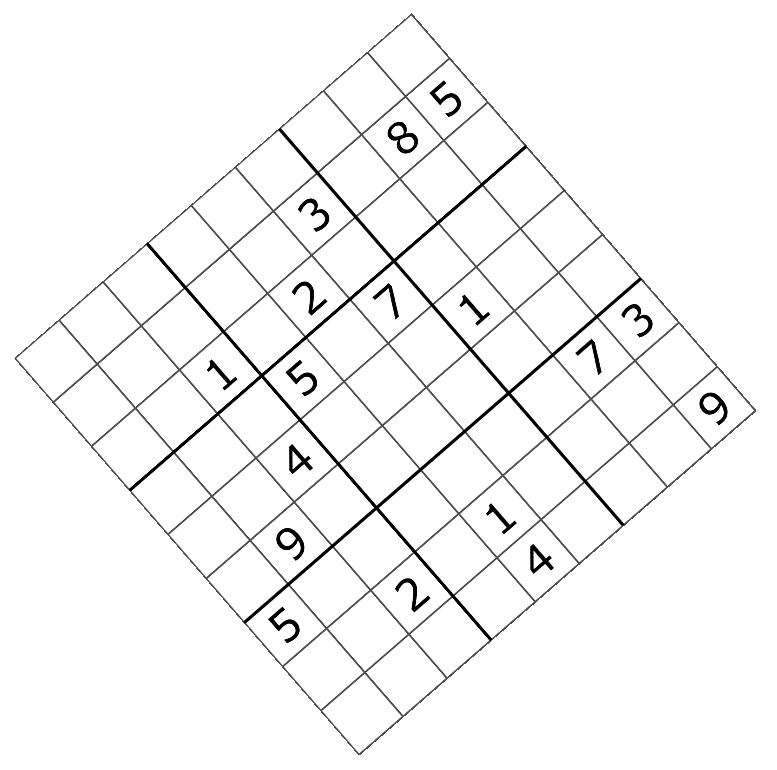
#> input picture SudokuSolver/ressources/SudokuImages/Sudoku_test.png, 777 x 770 px; its folder holds only this picture in this run
$ python -i Grid.py   (imports and definitions only)   (older library calls are emulated)
#> lines starting #> are read from the running program, lines starting #| are printed output that depends on the picture; after the words box and inside, x2 and y2 are one past the last pixel; in counts of white or black regions, pixels touching at a corner belong together
### SudokuSolver/GridPart.py
from abc import ABC, abstractmethod
from Cell import CellState

import numpy as np

# =============================================================================
# ABSTRACT OBJECT GridPart
# =============================================================================
class GridPart(ABC):
    """
    Constructor:
        INPUTS :    cellArray : array of the Cell objects in the GridPart
                    index : the index of the GridPart
    """
    def __init__(self, cellArray, index):
        self._index = index                                             # index of the GridePart
        self._digitsFound = [False for _ in range(9)]                   # boolean array of digits founds
        self._cells = cellArray                                         # array of the Cells in the GripPart

    # =============================================================================
    # Set and Get methods used to interact with the fields of the Line object
    # =============================================================================
    """
    Set method that refresh the boolean array of digits found of the Line
    """
    # [6 lines left out: function refreshDigitsFound, not called in this run]
    """
    Set method that refresh the boolean array of potential values of every Cell of the Line
    """
    def refreshPotentials(self):
        for cell in self._cells:
            cell.refreshPotentials()
    """
    Get method that returns if the digit specified is already found in the Line
        INPUT :     digit : digit to test
        OUTPUT :    bool : True if the digit is found in the Line
    """
    def isFound(self, digit):
        return self._digitsFound[digit-1]

    """
    [ASTRACT] Get method that returns the values of the GridPart as a string
    """
    @abstractmethod
    def toString(self):
        pass

    # =============================================================================
    # Method used to solve the grid using the "One-possibility resolution" method (logical solution)
    # =============================================================================
    """
    Method searching for Cells that have only one potential digit or digits that are potentially in only one Cell
        OUTPUT :    improvement : True if the method managed to get an improvement on the reslution of the Grid
    """
    # [20 lines left out: function solve, not called in this run]


# =============================================================================
# OBJECT Line
# =============================================================================
class Line(GridPart):
    """
    Constructor:
        INPUTS :    cells : the Cell array of the Grid
                    index : index of the Line in the Grid
    """
    def __init__(self, cells, index):
        cell_array = np.array([cells[index,c] for c in range(9)])       # array of the Cells in the Line
        super().__init__(cell_array, index)
        for cell in self._cells:
            cell.setLine(self)                                          # indicate to the cells to which Line they belong

    """
    Get method that returns the values of the Line as a string
        OUTPUT :    string : the string version of the Line
    """
    # [11 lines left out: function toString, not called in this run]


# =============================================================================
# OBJECT Column
# =============================================================================
class Column(GridPart):
    """
    Constructor:
        INPUTS :    cells : the Cell array of the Grid
                    index : index of the Column in the Grid
    """
    def __init__(self, cells, index):
        cell_array = np.array([cells[l,index] for l in range(9)])       # array of the Cells in the Column
        super().__init__(cell_array, index)
        for cell in self._cells:
            cell.setColumn(self)                                        # indicate to the cells to which column they belong

    """
    Get method that returns the values of the Column as a string
        OUTPUT :    string : the string version of the Column
    """
    # [11 lines left out: function toString, not called in this run]


# =============================================================================
# OBJECT Square
# =============================================================================
class Square(GridPart):
    """
    Constructor:
        INPUTS :    cells : the Cell array of the Grid
                    index : index of the Square in the Grid
    """
    def __init__(self, cells, index):
        cell_array = np.array([cells[3 *(index//3)+k//3, 3*(index%3)+k%3] for k in range(9)])       # array of the Cells in the Square
        super().__init__(cell_array, index)
        for cell in self._cells:
            cell.setSquare(self)                                                                    # indicate to the cells to which square they belong

    """
    Get method that returns the values of the Square as a string
        OUTPUT :    string : the string version of the Column
    """
    # [15 lines left out: function toString, not called in this run]

### SudokuSolver/Cell.py
from enum import Enum
import numpy as np
import cv2 as cv

# =============================================================================
# ENUMERATION Cell State
# =============================================================================
class CellState(Enum):
    INITIAL = 1
    LOCKED = 2
    UNLOCKED = 3

# =============================================================================
# OBJECT Cell
# =============================================================================
class Cell:
    """
    Constructor:
        INPUTS :    l : the line of the Cell in the Grid
                    c : the column of the Cell in the Grid
                    grid : the Grid object to which the Cell belongs
    """
    def __init__(self, l, c, grid):
        self._state = CellState.UNLOCKED                        # state of the cell : INITIAL, LOCKED or UNLOCKED
        self._value = 0                                         # value of the cell 1->9
        self._potentials = [True for _ in range(9)]             # boolean array of potential values
        self._image = np.zeros((28,28),dtype=np.uint8)          # input image of the cell
        self._imageBoundingBox = None                           # Bounding box of the image : [hstart, wstart, hend, wend]
        self._output_image = np.zeros((28,28),dtype=np.uint8)   # output image of the cell
        self._orientation = None                                # counterclockwise orientation of the grid : 0:0°, 1:90°, 2:180°, 3:270°
        self._l = l                                             # line of the cell 0->8
        self._c = c                                             # column of the cell 0->8
        self._line = None                                       # Line object containing the cell
        self._column = None                                     # Column object containing the cell
        self._square = None                                     # Square object containing the cell
        self._grid = grid                                       # Grid object containing the cell

    # =============================================================================
    # Set and Get methods used to interact with the fields of the Cell object
    # =============================================================================
    """
    Set method for the _line field of the Cell
        INPUT :     line : the Line object to which the Cell belongs
    """
    def setLine(self, line):
        self._line = line

    """
    Set method for the _column field of the Cell
        INPUT :     column : the Column object to which the Cell belongs
    """
    def setColumn(self, column):
        self._column = column

    """
    Set method for the _square field of the Cell
        INPUT :     square : the Square object to which the Cell belongs
    """
    def setSquare(self, square):
        self._square = square

    """
    Set method for the _image field of the Cell
        INPUTS :    image : the image to set to the Cell
                    boundingBox : the bounding box of the image
    """
    # [4 lines left out: function setImage, not called in this run]

    """
    Get method that returns the list of potential digits of the Cell
        OUTPUT :    potentialDigits : list of potential digits of the Cell
    """
    # [6 lines left out: function getPotentialDigits, not called in this run]

    """
    Get method that returns if the digit specified is a potential digit of the Cell
        INPUT :     digit : the digit to test
        OUTPUT :    bool : True is the digit is a potential digit of the Cell
    """
    def isPotential(self, digit):
        return self._potentials[digit-1]

    """
    Get method that returns the next Cell of the grid or None if the end of the Grid is reached
        OUTPUT :    Cell : the next cell of the Grid, None if the end of the Grid
    """
    # [8 lines left out: function getNextCell, not called in this run]

    """
    Set method that refresh the boolean array of potential values of the Cell
    """
    # [6 lines left out: function refreshPotentials, not called in this run]

    """
    Get method that returns the value of the Cell as an image given the digit images provided
        INPUT :     digitsImages : array of 9 images, one for each value
        OUTPUTS :   self._output_image : the value of the Cell as a blue image
                    self._imageBoundingBox : the bounding box of the image
    """
    # [22 lines left out: function toImage, not called in this run]

    # =============================================================================
    # Predict Digits
    # =============================================================================
    """
    Method used to predict the value of a digit based on the image and the model provided to it
       INPUTS :     model : model used for the classification of digits
                    orientation(=None) : orientation of the grid, if None, test all 90° rotations
       OUTPUTS :    orientation : returns the predicted orientation of the cell, None if the value is 0 (i.e. the cell is empty)
    """
    # [27 lines left out: function predictDigit, not called in this run]

    # =============================================================================
    #     Methods of the "One-possibility resolution" method (logical solution)
    # =============================================================================
    """
    Method that locks the Cell to a given value then refresh the digit found and potentials of the whole grid
        INPUT :     value : value to which lock the Cell
        OUTPUT :    bool : True if the Cell was correctly locked
    """
    # [10 lines left out: function lockTo, not called in this run]

    # =============================================================================
    #     Methods of the "Track resolution" method (brute force)
    # =============================================================================
    """
    Method that iterates the "Track resolution" method
        OUTPUT :    True if the track is finished (end of the track)
                    False if the track cannot be finished with the previous Cell's values (backtrack)
    """
    # [27 lines left out: function track, not called in this run]

### SudokuSolver/Grid.py
import numpy as np
import cv2 as cv
from Cell import Cell
from GridPart import Line, Column, Square


# =============================================================================
# OBJECT Grid
# =============================================================================
class Grid:
    """
    Constructor:
        INPUTS :    InputImage : the input image of the sudoku grid
    """
    def __init__(self, InputImage):
        self._inputImage = InputImage                                                   # Input image
        self._unrotatedImage = None                                                     # Unrotated image
        self._outputImage = None                                                        # Output Image with the same orientation as the Unrotated image
        self._unrotatedOutputImage = None                                               # Output Image with a screen orientation
        self._cells = np.array([[Cell(i,j,self) for j in range(9)] for i in range(9)])  # array of the Cells in the grid
        self._lines = np.array([Line(self._cells, k) for k in range(9)])                # array of the Lines in the grid
        self._columns = np.array([Column(self._cells, k) for k in range(9)])            # array of the Columns in the grid
        self._squares = np.array([Square(self._cells, k) for k in range(9)])            # array of the Squares in the grid
        self._orientation = None                                                        # orientation of the Grid

    # =============================================================================
    # Set and Get methods used to interact with the fields of the Grid object
    # =============================================================================
    """
    Set method that refresh the boolean array of digits found of every Line, Column and Square of the Grid
    """
    # [7 lines left out: function refreshDigitsFound, not called in this run]

    """
    Set method that refresh the boolean array of potential values of every Cell of the Grid
    """
    def refreshPotentials(self):
        for line in self._lines:
            line.refreshPotentials()

    """
    Get method that returns the values of the Grid as a string
        OUTPUT :    string : the string version of the Grid
    """
    # [15 lines left out: function toString, not called in this run]

    """
    Get method that returns the Grid as an image
        INPUTS :    digitsImages : the digit images to use
                    filename(=None) : file to save the unrotated output image
        OUTPUTS :   self._outputImage : the output image of the Grid
                    self._unrotatedOutputImage : the output image in the orientation of the screen
    """
    # [18 lines left out: function toImage, not called in this run]

    """
    Set method that unrotates the input image (modulo 90°), cuts it into cells and set the Cells' images accordingly
    """
    def setCellImages(self):
        # Get negative binary image
        inputImageErode = cv.erode(self._inputImage,
                                   cv.getStructuringElement(cv.MORPH_RECT,(5,5)))

        negativeImage = 255-self._inputImage
        _,negativeBinaryImage = cv.threshold(inputImageErode,
                                       215,
                                       255,
                                       cv.THRESH_BINARY_INV)
        (hn,wn) = negativeBinaryImage.shape

        # UNDO THE ROTATION OF THE IMAGE
        # Find the grid bounding rectangle and it's angle
        _, contours,_ = cv.findContours(negativeBinaryImage,
                                        cv.RETR_EXTERNAL,
                                        cv.CHAIN_APPROX_SIMPLE)
        smallestBoundingRectangle = cv.minAreaRect(contours[0])
        angle = -smallestBoundingRectangle[2]

        # Undo the rotation
        rotation = cv.getRotationMatrix2D((int(hn/2),int(wn/2)),
                                     angle,
                                     1)
        rotationInvertion = cv.invertAffineTransform(rotation)

        unrotatedBinaryImage = np.uint8(cv.warpAffine(src=negativeBinaryImage,
                                                      M=rotationInvertion,
                                                      dsize=(hn,wn),
                                                      borderMode=cv.BORDER_CONSTANT,
                                                      borderValue=0))
        self._unrotatedImage = np.uint8(cv.warpAffine(src=negativeImage,
                                                M=rotationInvertion,
                                                dsize=(hn,wn),
                                                borderMode=cv.BORDER_CONSTANT,
                                                borderValue=0))

        # FIND THE CELLS IN THE IMAGE
        # Copy the grid using HoughLines
        houghLinesP = cv.HoughLinesP(unrotatedBinaryImage,
                                     rho=1,
                                     theta=np.pi/16,
                                     threshold=np.uint16((hn+wn)/8),
                                     minLineLength=np.uint16((hn+wn)/20),
                                     maxLineGap=np.uint16((hn+wn)/20))

        gridImage = np.zeros(unrotatedBinaryImage.shape, dtype = np.uint8)
        for idx in range(houghLinesP.shape[0]):
            cv.line(gridImage,
                     (houghLinesP[idx,0,0],houghLinesP[idx,0,1]),
                     (houghLinesP[idx,0,2],houghLinesP[idx,0,3]),
                     color=255)

        # Get connected components of the copied grid
        NegativeGrid = 255-gridImage
        numberLabels,_,componentsStats,_ = cv.connectedComponentsWithStats(NegativeGrid)

        # Set the area threshold to remove the background and the grid, i.e. to keep only the cells
        areaMax = hn*wn/81
        areaMin = hn*wn/(810)

        # Get the lines and column intervals
        lignes = []
        columns = []
        count = 0
        for i in range(numberLabels):
            if componentsStats[i][4]<areaMax and componentsStats[i][4]>areaMin:
                if count//9 == 0:
                    columns.append((componentsStats[i][0],componentsStats[i][0]+componentsStats[i][2]))
                if count%9 == 0:
                    lignes.append((componentsStats[i][1],componentsStats[i][1]+componentsStats[i][3]))
                count +=1

        # SET THE CELLS' IMAGES
        for i in range(numberLabels):
            if componentsStats[i][4]<areaMax and componentsStats[i][4]>areaMin:
                # Get the cell bounding box and centroid
                hstart = componentsStats[i][1]
                hend = componentsStats[i][1]+componentsStats[i][3]
                centroidh = (hstart+hend)/2
                wstart = componentsStats[i][0]
                wend = componentsStats[i][0]+componentsStats[i][2]
                centroidw = (wstart+wend)/2

                # Get the localisation of the cell in the grid
                l,c = 0,0
                while centroidh>lignes[l][1]:
                    l+=1
                while centroidw>columns[c][1]:
                    c+=1
                # Get the image of the cell
                squareImage = self._unrotatedImage[hstart:hend,wstart:wend]

                # Enters the cell image in the corresponding Cell object
                self._cells[l,c].setImage(squareImage, [hstart, wstart, hend, wend])

    # =============================================================================
    # Predict Digits
    # =============================================================================
    """
    Method used to predict the initial values of the Grid and its orientation based on the image and the model provided to it
       INPUTS :     model : model used for the classification of digits
    """
    # [14 lines left out: function predictDigits, not called in this run]

    # =============================================================================
    # Method used to solve the grid using both :
    #   => the "One-possibility resolution" method (logical solution)
    #   => the "Track resolution" method (brute force)
    # =============================================================================
    """
    Method that start solving the grid using the "One-possibility resolution" method
    and end using the "Track resolution" method to find the remaining values
        OUTPUTS :   True if the grid is solved, False if it isn't
    """
    # [16 lines left out: function solve, not called in this run]

>>> import cv2
>>> picture = cv2.cvtColor(cv2.imread('ressources/SudokuImages/Sudoku_test.png'), cv2.COLOR_BGR2RGB)
#> picture is the input picture: shape (770, 777, 3); min 0, max 255, mean 245.9
>>> result = Grid(picture).setCellImages()
#> in setCellImages, `inputImageErode = cv.erode(self._inputImage, cv.getStructuringElement(..`:
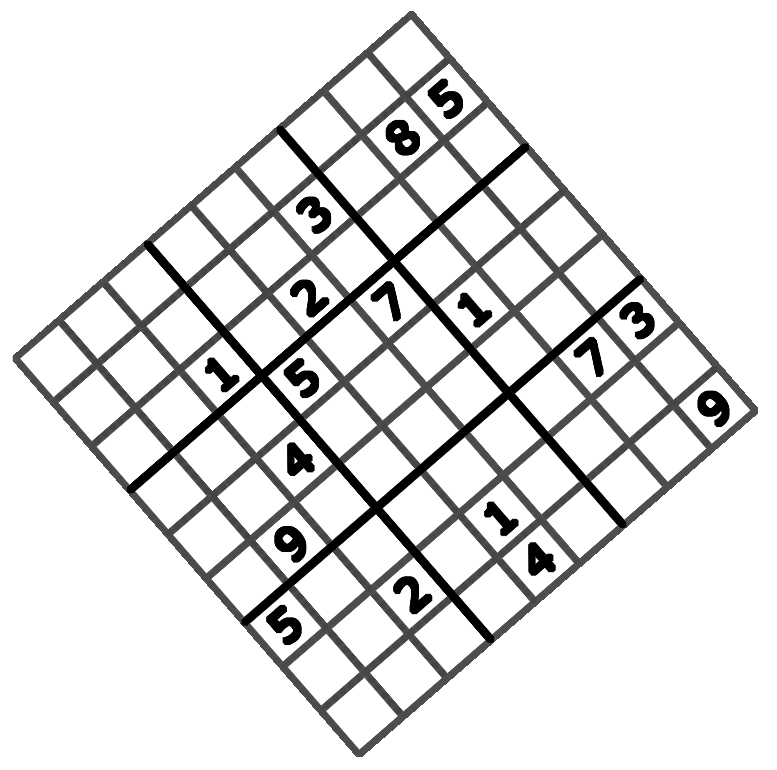
#> inputImageErode: shape (770, 777, 3); min 0, max 255, mean 225.2
#> in setCellImages, `negativeImage = 255-self._inputImage`:
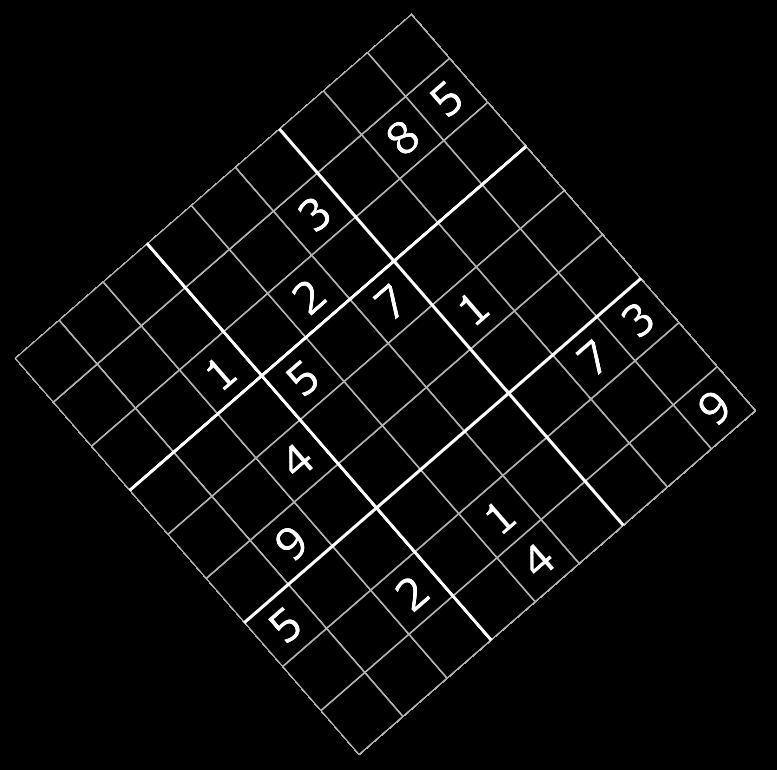
#> negativeImage: shape (770, 777, 3); min 0, max 255, mean 9.1
#> in setCellImages, `_,negativeBinaryImage = cv.threshold(inputImageErode, 215, 255, cv.THR..`:
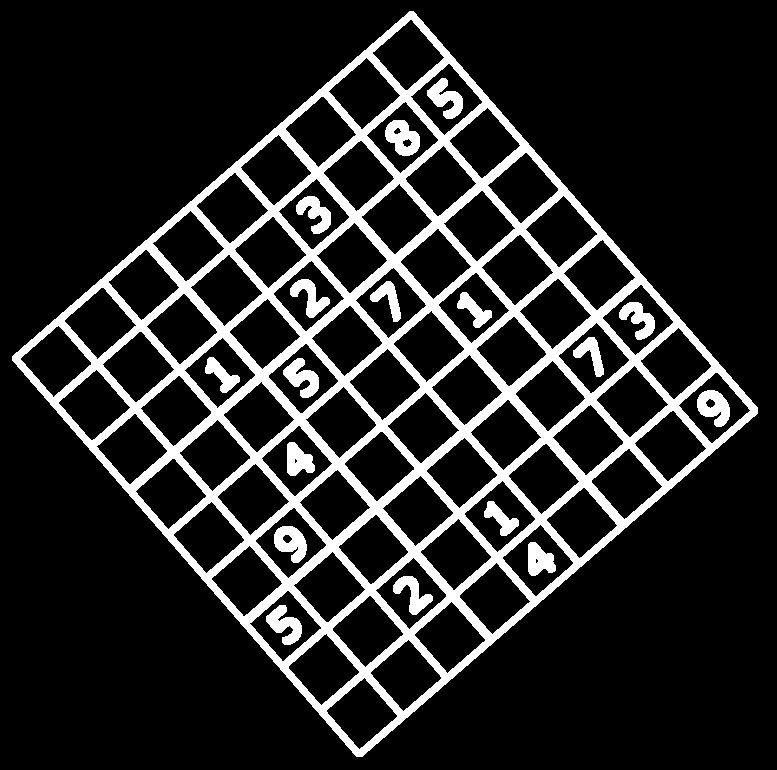
#> negativeBinaryImage: shape (770, 777, 3); 15.2% white; 18 white regions, largest, box (x1, y1, x2, y2) and area: (12, 11, 758, 757) 79391, (385, 120, 420, 156) 814, (697, 390, 730, 427) 778
#> (the run stopped early here; a loop or call above may not have finished)
